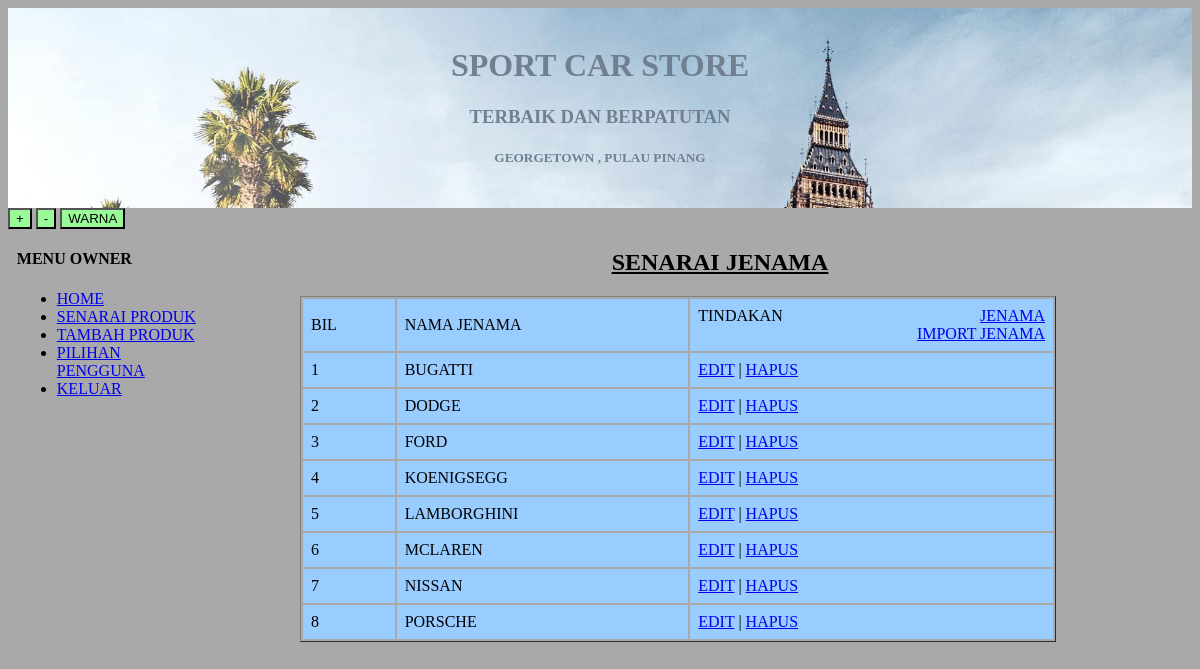
The app's page /jenama.php with its own data.
### tables this page shows
CREATE TABLE `jenama` (
  `idJenama` int(11) NOT NULL,
  `namaJenama` varchar(50) DEFAULT NULL
);

### jenama.php (the view)
<?php include 'header.php'; ?>
<html>
<div id="menu">
  <?php include 'menu2.php'; ?>
</div>
<div id="isi">
<body>
<center>
<h2><U>SENARAI JENAMA</U></h2>
</center>
<table width="90%" border=1>
<tr>
<td>BIL</td>
<td>NAMA JENAMA</b></td>
<td>TINDAKAN
<a href="jenama_tambah.php" style="float: right;">JENAMA</a>
<br>
<a href="import.php" style="float: right;">IMPORT JENAMA</a>
</td>
</tr>
<?php
$no=1;
$data1=mysqli_query($con,
"SELECT * FROM jenama
ORDER BY namaJenama ASC");
while ($info1=mysqli_fetch_array($data1))
{
?>
<tr>
<td><?php echo $no; ?></td>
<td><?php echo $info1['namaJenama']; ?></td>
<td>
<a href="jenama_edit.php?id=
<?php echo $info1['idJenama'];?>"> EDIT</a>
|
<a href="jenama_hapus.php?id=<?php echo $info1['idJenama'];?>"
onclick="return confirm('ANDA PASTI?')">HAPUS</a></td>
</tr>
<?php $no++; } ?>
</table>
</body>
</div>
</html>

### style.css (style rules this page uses)
#menu { position: absolute; width: 40%; left: 1%; }
#isi { position: absolute; width: 70%; left: 25%; overflow:auto; }
body { background-image: url("gambar/back.jpg"); background-color: darkgrey; height: 100%; background-size: cover; }
td, tr { border: 1px; background-color: #99CCFF; text-align: left; padding: 8px; }
tr:nth-child(even) { background-color: white; }

### records on screen
jenama: namaJenama "BUGATTI"
jenama: namaJenama "DODGE"
jenama: namaJenama "FORD"
jenama: namaJenama "KOENIGSEGG"
jenama: namaJenama "LAMBORGHINI"
jenama: namaJenama "MCLAREN"
jenama: namaJenama "NISSAN"
jenama: namaJenama "PORSCHE"

### other values on screen
$kedai "SPORT CAR STORE"
$motto "TERBAIK DAN BERPATUTAN"
$lain2 "GEORGETOWN , PULAU PINANG"
